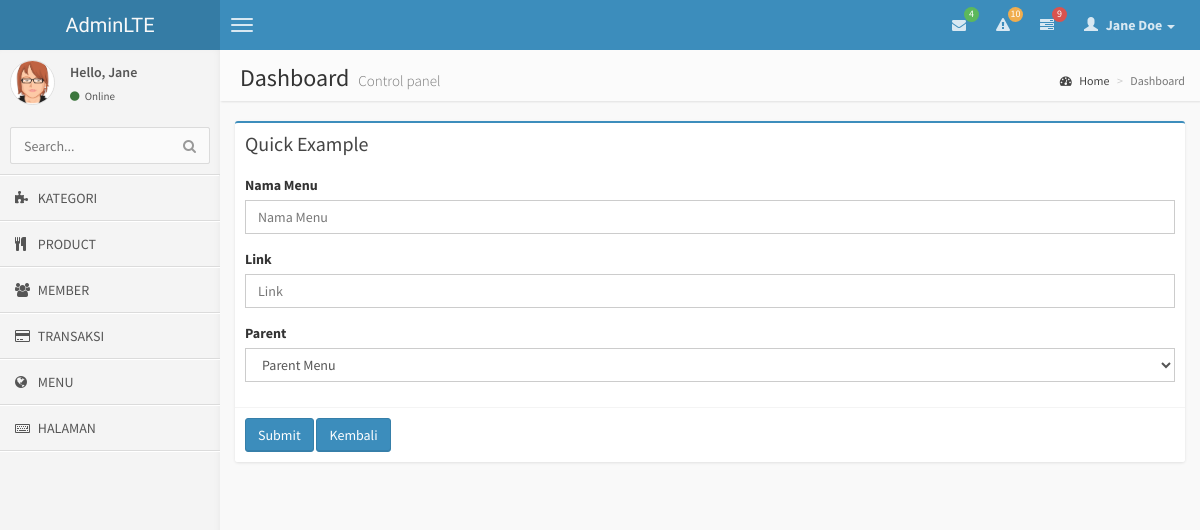
/index.php/admin/menu/post, run on the app's committed database.
### tables this page shows
CREATE TABLE IF NOT EXISTS `tabel_menu_admin` (
`menu_id` int(11) NOT NULL,
  `nama_menu` varchar(100) NOT NULL,
  `icon` varchar(40) NOT NULL,
  `link` varchar(100) NOT NULL,
  `parent` int(11) NOT NULL
);

### application/libraries/Template.php (called while the page is built)
<?php if ( ! defined('BASEPATH')) exit('No direct script access allowed');
class Template {
		var $template_data = array();
		function set($name, $value)
		{
			$this->template_data[$name] = $value;
		}
		function load($template = '', $view = '' , $view_data = array(), $return = FALSE)
		{
			$this->CI =& get_instance();
			$this->set('contents', $this->CI->load->view($view, $view_data, TRUE));
			return $this->CI->load->view($template, $this->template_data, $return);
		}
}

### application/controllers/admin/Menu.php (called while the page is built, shortened)
<?php
class menu extends CI_Controller{
    function post(){
        if(isset($_POST['submit'])){
            $this->mod_menu->simpan();
            redirect('admin/menu');
        }else{
            $data['parent']=  $this->mod_menu->select_parent()->result();
            $this->template->load('templateadmin','admin/menu/post',$data);
        }
    }
}

### index.php (called while the page is built, shortened)
<?php
require_once BASEPATH.'core/CodeIgniter.php';

### application/views/admin/menu/post.php (the view, shortened to what this page needs)
<link href="<?php echo base_url()?>template/AdminLTE/css/datatables/dataTables.bootstrap.css" rel="stylesheet" type="text/css" />
<link href="<?php echo base_url()?>template/AdminLTE/css/AdminLTE.css" rel="stylesheet" type="text/css" />
                    <div class="box box-primary">
                        <div class="box-header">
                            <h3 class="box-title">Quick Example</h3>
                        </div>
                        <?php
                        echo form_open('admin/menu/post');
                        ?>
                        <form role="form">
                            <div class="box-body">
                                <div class="form-group">
                                    <label>Nama Menu</label>
                                    <input type="text" class="form-control" placeholder="Nama Menu" name="nama">
                                </div>
                                <div class="form-group">
                                    <label>Link</label>
                                    <input type="text" class="form-control" placeholder="Link" name="link">
                                </div>
                                 <div class="form-group">
                                    <label>Parent</label>
                                    <select name="parent" class="form-control">
                                        <option value="0">Parent Menu</option>
                                    </select>
                                </div>
                            </div>
                            <div class="box-footer">
                                <button type="submit" name="submit" class="btn btn-primary">Submit</button>
                                <?php
                                echo anchor('admin/menu','Kembali',array('class'=>'btn btn-primary'));
                                ?>
                            </div>
                        </form>
                    </div>

### application/views/templateadmin.php (shortened to what this page needs)
<!DOCTYPE html>
<html>
    <head>
        <link href="<?php echo base_url()?>template/AdminLTE/css/bootstrap.min.css" rel="stylesheet" type="text/css" />
        <link href="<?php echo base_url()?>template/AdminLTE/css/font-awesome.min.css" rel="stylesheet" type="text/css" />
        <link href="<?php echo base_url()?>template/AdminLTE/css/ionicons.min.css" rel="stylesheet" type="text/css" />
    </head>
    <body class="skin-blue">
        <header class="header">
            <a href="index.html" class="logo">
                AdminLTE
            </a>
            <nav class="navbar navbar-static-top" role="navigation">
                <a href="#" class="navbar-btn sidebar-toggle" data-toggle="offcanvas" role="button">
                    <span class="icon-bar"></span>
                    <span class="icon-bar"></span>
                    <span class="icon-bar"></span>
                </a>
                <div class="navbar-right">
                    <ul class="nav navbar-nav">
                        <li class="dropdown messages-menu">
                            <a href="#" class="dropdown-toggle" data-toggle="dropdown">
                                <i class="fa fa-envelope"></i>
                                <span class="label label-success">4</span>
                            </a>
                        </li>
                        <li class="dropdown notifications-menu">
                            <a href="#" class="dropdown-toggle" data-toggle="dropdown">
                                <i class="fa fa-warning"></i>
                                <span class="label label-warning">10</span>
                            </a>
                        </li>
                        <li class="dropdown tasks-menu">
                            <a href="#" class="dropdown-toggle" data-toggle="dropdown">
                                <i class="fa fa-tasks"></i>
                                <span class="label label-danger">9</span>
                            </a>
                        </li>
                        <li class="dropdown user user-menu">
                            <a href="#" class="dropdown-toggle" data-toggle="dropdown">
                                <i class="glyphicon glyphicon-user"></i>
                                <span>Jane Doe <i class="caret"></i></span>
                            </a>
                        </li>
                    </ul>
                </div>
            </nav>
        </header>
        <div class="wrapper row-offcanvas row-offcanvas-left">
            <aside class="left-side sidebar-offcanvas">
                <section class="sidebar">
                    <div class="user-panel">
                        <div class="pull-left image">
                            <img src="<?php echo base_url()?>template/AdminLTE/img/avatar3.png" class="img-circle" alt="User Image" />
                        </div>
                        <div class="pull-left info">
                            <p>Hello, Jane</p>
                            <a href="#"><i class="fa fa-circle text-success"></i> Online</a>
                        </div>
                    </div>
                    <form action="#" method="get" class="sidebar-form">
                        <div class="input-group">
                            <input type="text" name="q" class="form-control" placeholder="Search..."/>
                            <span class="input-group-btn">
                                <button type='submit' name='search' id='search-btn' class="btn btn-flat"><i class="fa fa-search"></i></button>
                            </span>
                        </div>
                    </form>
                    <ul class="sidebar-menu">
                        <?php
                        $main=$this->db->get_where('tabel_menu_admin',array('parent'=>0))->result();
                        foreach ($main as $m ){
                            $sub=$this->db->get_where('tabel_menu_admin',array('parent'=>$m->menu_id));
                            if($sub->num_rows()>0){
                                echo "<li class='treeview'>";
                                echo anchor('#', '<i class="fa fa-dashboard"></i> '.strtoupper($m->nama_menu).' <i class="fa fa-angle-left pull-right"></i>');
                                echo "<ul class='treeview-menu'>";
                                foreach ($sub->result() as $s){
                                    echo '<li>'.anchor('admin/'.$s->link,' <i class="fa '.$s->icon.'"></i> '.strtoupper($s->nama_menu)).'</li>';
                                }
                                echo "</ul>";
                                echo "</li>";
                            }else{
                                echo '<li>'.anchor('admin/'.$m->link,' <i class="fa '.$m->icon.'"></i> '.strtoupper($m->nama_menu)).'</li>';
                            }
                        }?>
                    </ul>
                </section>
            </aside>
            <aside class="right-side">
                <section class="content-header">
                    <h1>
                        Dashboard
                        <small>Control panel</small>
                    </h1>
                    <ol class="breadcrumb">
                        <li><a href="#"><i class="fa fa-dashboard"></i> Home</a></li>
                        <li class="active">Dashboard</li>
                    </ol>
                </section>
                <section class="content">
                    <?php echo $contents ;?>
                </section>
            </aside>
        </div>
    </body>
</html>

### data on the page
tabel_menu_admin: link+icon+nama_menu "KATEGORI"
tabel_menu_admin: link+icon+nama_menu "PRODUCT"
tabel_menu_admin: link+icon+nama_menu "MEMBER"
tabel_menu_admin: link+icon+nama_menu "TRANSAKSI"
tabel_menu_admin: link+icon+nama_menu "MENU"
tabel_menu_admin: link+icon+nama_menu "HALAMAN"

### other printed values
anchor('admin/menu','Kembali',array('class'=>'btn btn-primary')) "Kembali"
